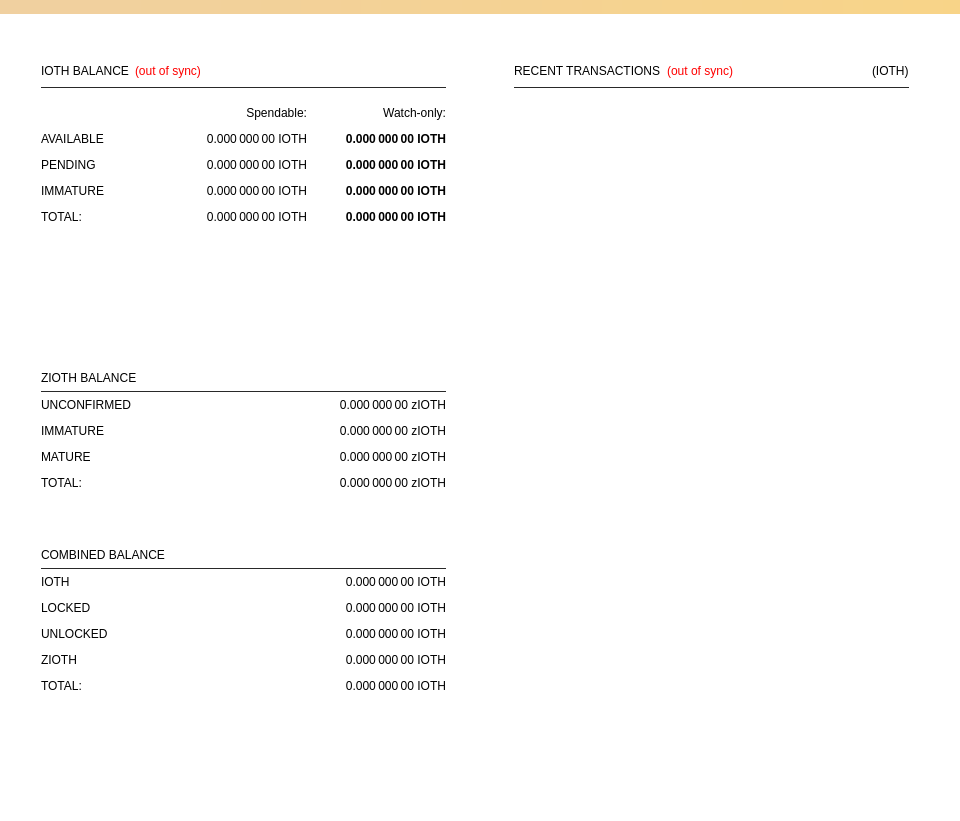
<?xml version="1.0" encoding="UTF-8"?>
<ui version="4.0">
 <class>OverviewPage</class>
 <widget class="QWidget" name="OverviewPage">
  <property name="geometry">
   <rect>
    <x>0</x>
    <y>0</y>
    <width>960</width>
    <height>821</height>
   </rect>
  </property>
  <property name="minimumSize">
   <size>
    <width>960</width>
    <height>0</height>
   </size>
  </property>
  <property name="windowTitle">
   <string>Form</string>
  </property>
  <property name="styleSheet">
   <string notr="true">background-color: transparent;</string>
  </property>
  <layout class="QVBoxLayout" name="topLayout">
   <property name="leftMargin">
    <number>0</number>
   </property>
   <property name="topMargin">
    <number>0</number>
   </property>
   <property name="rightMargin">
    <number>0</number>
   </property>
   <property name="bottomMargin">
    <number>0</number>
   </property>
   <item>
    <widget class="QLabel" name="labelAlerts">
     <property name="visible">
      <bool>false</bool>
     </property>
     <property name="styleSheet">
      <string notr="true">background-color: qlineargradient(x1: 0, y1: 0, x2: 1, y2: 0, stop:0 #F0D0A0, stop:1 #F8D488); color:#000000;</string>
     </property>
     <property name="wordWrap">
      <bool>true</bool>
     </property>
     <property name="margin">
      <number>3</number>
     </property>
    </widget>
   </item>
   <item>
    <widget class="QLabel" name="label">
     <property name="text">
      <string/>
     </property>
     <property name="pixmap">
      <pixmap resource="../iothome.qrc">:/images/iothome_logo_horizontal</pixmap>
     </property>
     <property name="alignment">
      <set>Qt::AlignCenter</set>
     </property>
     <property name="margin">
      <number>27</number>
     </property>
    </widget>
   </item>
   <item>
    <layout class="QHBoxLayout" name="horizontalLayout" stretch="1,1">
     <property name="bottomMargin">
      <number>0</number>
     </property>
     <item>
      <layout class="QVBoxLayout" name="verticalLayout_2">
       <property name="leftMargin">
        <number>20</number>
       </property>
       <property name="rightMargin">
        <number>10</number>
       </property>
       <item>
        <widget class="QFrame" name="frame">
         <property name="styleSheet">
          <string notr="true">background-color: ;</string>
         </property>
         <property name="frameShape">
          <enum>QFrame::StyledPanel</enum>
         </property>
         <property name="frameShadow">
          <enum>QFrame::Raised</enum>
         </property>
         <layout class="QVBoxLayout" name="verticalLayout_4">
          <property name="leftMargin">
           <number>20</number>
          </property>
          <property name="topMargin">
           <number>20</number>
          </property>
          <property name="rightMargin">
           <number>20</number>
          </property>
          <property name="bottomMargin">
           <number>20</number>
          </property>
          <item>
           <layout class="QHBoxLayout" name="horizontalLayout_4">
            <item>
             <widget class="QLabel" name="label_5">
              <property name="font">
               <font>
                <weight>50</weight>
                <bold>false</bold>
               </font>
              </property>
              <property name="text">
               <string>IOTH BALANCE</string>
              </property>
             </widget>
            </item>
            <item>
             <widget class="QLabel" name="labelWalletStatus">
              <property name="cursor">
               <cursorShape>WhatsThisCursor</cursorShape>
              </property>
              <property name="toolTip">
               <string>The displayed information may be out of date. Your wallet automatically synchronizes with the IoTHome network after a connection is established, but this process has not completed yet.</string>
              </property>
              <property name="styleSheet">
               <string notr="true">QLabel { color: red; }</string>
              </property>
              <property name="text">
               <string notr="true">(out of sync)</string>
              </property>
              <property name="alignment">
               <set>Qt::AlignLeading|Qt::AlignLeft|Qt::AlignVCenter</set>
              </property>
             </widget>
            </item>
            <item>
             <spacer name="horizontalSpacer_3">
              <property name="orientation">
               <enum>Qt::Horizontal</enum>
              </property>
              <property name="sizeHint" stdset="0">
               <size>
                <width>40</width>
                <height>20</height>
               </size>
              </property>
             </spacer>
            </item>
           </layout>
          </item>
          <item>
           <widget class="QLabel" name="label_3">
            <property name="maximumSize">
             <size>
              <width>16777215</width>
              <height>1</height>
             </size>
            </property>
            <property name="styleSheet">
             <string notr="true">background-color: #292929;</string>
            </property>
            <property name="text">
             <string/>
            </property>
           </widget>
          </item>
          <item>
           <layout class="QGridLayout" name="gridLayout">
            <property name="topMargin">
             <number>12</number>
            </property>
            <property name="spacing">
             <number>12</number>
            </property>
            <item row="2" column="2">
             <widget class="QLabel" name="labelWatchPending">
              <property name="font">
               <font>
                <weight>75</weight>
                <bold>true</bold>
               </font>
              </property>
              <property name="cursor">
               <cursorShape>IBeamCursor</cursorShape>
              </property>
              <property name="toolTip">
               <string>Unconfirmed transactions to watch-only addresses</string>
              </property>
              <property name="text">
               <string notr="true">0.000 000 00 IOTH</string>
              </property>
              <property name="alignment">
               <set>Qt::AlignRight|Qt::AlignTrailing|Qt::AlignVCenter</set>
              </property>
              <property name="textInteractionFlags">
               <set>Qt::LinksAccessibleByMouse|Qt::TextSelectableByKeyboard|Qt::TextSelectableByMouse</set>
              </property>
             </widget>
            </item>
            <item row="2" column="1">
             <widget class="QLabel" name="labelUnconfirmed">
              <property name="font">
               <font>
                <weight>50</weight>
                <bold>false</bold>
               </font>
              </property>
              <property name="cursor">
               <cursorShape>IBeamCursor</cursorShape>
              </property>
              <property name="toolTip">
               <string>Total of transactions that have yet to be confirmed, and do not yet count toward the spendable balance</string>
              </property>
              <property name="text">
               <string notr="true">0.000 000 00 IOTH</string>
              </property>
              <property name="alignment">
               <set>Qt::AlignRight|Qt::AlignTrailing|Qt::AlignVCenter</set>
              </property>
              <property name="textInteractionFlags">
               <set>Qt::LinksAccessibleByMouse|Qt::TextSelectableByKeyboard|Qt::TextSelectableByMouse</set>
              </property>
             </widget>
            </item>
            <item row="3" column="2">
             <widget class="QLabel" name="labelWatchImmature">
              <property name="font">
               <font>
                <weight>75</weight>
                <bold>true</bold>
               </font>
              </property>
              <property name="cursor">
               <cursorShape>IBeamCursor</cursorShape>
              </property>
              <property name="toolTip">
               <string>Staked or masternode rewards in watch-only addresses that has not yet matured</string>
              </property>
              <property name="text">
               <string notr="true">0.000 000 00 IOTH</string>
              </property>
              <property name="alignment">
               <set>Qt::AlignRight|Qt::AlignTrailing|Qt::AlignVCenter</set>
              </property>
              <property name="textInteractionFlags">
               <set>Qt::LinksAccessibleByMouse|Qt::TextSelectableByKeyboard|Qt::TextSelectableByMouse</set>
              </property>
             </widget>
            </item>
            <item row="4" column="0">
             <widget class="QLabel" name="labelTotalText">
              <property name="text">
               <string>TOTAL:</string>
              </property>
             </widget>
            </item>
            <item row="3" column="1">
             <widget class="QLabel" name="labelImmature">
              <property name="font">
               <font>
                <weight>50</weight>
                <bold>false</bold>
               </font>
              </property>
              <property name="cursor">
               <cursorShape>IBeamCursor</cursorShape>
              </property>
              <property name="toolTip">
               <string>Staked or masternode rewards that has not yet matured</string>
              </property>
              <property name="text">
               <string notr="true">0.000 000 00 IOTH</string>
              </property>
              <property name="alignment">
               <set>Qt::AlignRight|Qt::AlignTrailing|Qt::AlignVCenter</set>
              </property>
              <property name="textInteractionFlags">
               <set>Qt::LinksAccessibleByMouse|Qt::TextSelectableByKeyboard|Qt::TextSelectableByMouse</set>
              </property>
             </widget>
            </item>
            <item row="3" column="0">
             <widget class="QLabel" name="labelImmatureText">
              <property name="text">
               <string>IMMATURE</string>
              </property>
             </widget>
            </item>
            <item row="4" column="1">
             <widget class="QLabel" name="labelTotal">
              <property name="font">
               <font>
                <weight>50</weight>
                <bold>false</bold>
               </font>
              </property>
              <property name="cursor">
               <cursorShape>IBeamCursor</cursorShape>
              </property>
              <property name="toolTip">
               <string>Your current total balance</string>
              </property>
              <property name="text">
               <string notr="true">0.000 000 00 IOTH</string>
              </property>
              <property name="alignment">
               <set>Qt::AlignRight|Qt::AlignTrailing|Qt::AlignVCenter</set>
              </property>
              <property name="textInteractionFlags">
               <set>Qt::LinksAccessibleByMouse|Qt::TextSelectableByKeyboard|Qt::TextSelectableByMouse</set>
              </property>
             </widget>
            </item>
            <item row="4" column="2">
             <widget class="QLabel" name="labelWatchTotal">
              <property name="font">
               <font>
                <weight>75</weight>
                <bold>true</bold>
               </font>
              </property>
              <property name="cursor">
               <cursorShape>IBeamCursor</cursorShape>
              </property>
              <property name="toolTip">
               <string>Current total balance in watch-only addresses</string>
              </property>
              <property name="text">
               <string notr="true">0.000 000 00 IOTH</string>
              </property>
              <property name="alignment">
               <set>Qt::AlignRight|Qt::AlignTrailing|Qt::AlignVCenter</set>
              </property>
              <property name="textInteractionFlags">
               <set>Qt::LinksAccessibleByMouse|Qt::TextSelectableByKeyboard|Qt::TextSelectableByMouse</set>
              </property>
             </widget>
            </item>
            <item row="0" column="2">
             <widget class="QLabel" name="labelWatchonly">
              <property name="text">
               <string>Watch-only:</string>
              </property>
              <property name="alignment">
               <set>Qt::AlignRight|Qt::AlignTrailing|Qt::AlignVCenter</set>
              </property>
             </widget>
            </item>
            <item row="1" column="0">
             <widget class="QLabel" name="labelBalanceText">
              <property name="text">
               <string>AVAILABLE</string>
              </property>
             </widget>
            </item>
            <item row="1" column="1">
             <widget class="QLabel" name="labelBalance">
              <property name="font">
               <font>
                <weight>50</weight>
                <bold>false</bold>
               </font>
              </property>
              <property name="cursor">
               <cursorShape>IBeamCursor</cursorShape>
              </property>
              <property name="toolTip">
               <string>Your current spendable balance</string>
              </property>
              <property name="text">
               <string notr="true">0.000 000 00 IOTH</string>
              </property>
              <property name="alignment">
               <set>Qt::AlignRight|Qt::AlignTrailing|Qt::AlignVCenter</set>
              </property>
              <property name="textInteractionFlags">
               <set>Qt::LinksAccessibleByMouse|Qt::TextSelectableByKeyboard|Qt::TextSelectableByMouse</set>
              </property>
             </widget>
            </item>
            <item row="1" column="2">
             <widget class="QLabel" name="labelWatchAvailable">
              <property name="font">
               <font>
                <weight>75</weight>
                <bold>true</bold>
               </font>
              </property>
              <property name="cursor">
               <cursorShape>IBeamCursor</cursorShape>
              </property>
              <property name="toolTip">
               <string>Your current balance in watch-only addresses</string>
              </property>
              <property name="text">
               <string notr="true">0.000 000 00 IOTH</string>
              </property>
              <property name="alignment">
               <set>Qt::AlignRight|Qt::AlignTrailing|Qt::AlignVCenter</set>
              </property>
              <property name="textInteractionFlags">
               <set>Qt::LinksAccessibleByMouse|Qt::TextSelectableByKeyboard|Qt::TextSelectableByMouse</set>
              </property>
             </widget>
            </item>
            <item row="2" column="0">
             <widget class="QLabel" name="labelPendingText">
              <property name="text">
               <string>PENDING</string>
              </property>
             </widget>
            </item>
            <item row="0" column="1">
             <widget class="QLabel" name="labelSpendable">
              <property name="text">
               <string>Spendable:</string>
              </property>
              <property name="alignment">
               <set>Qt::AlignRight|Qt::AlignTrailing|Qt::AlignVCenter</set>
              </property>
             </widget>
            </item>
           </layout>
          </item>
          <item>
           <spacer name="verticalSpacer_4">
            <property name="orientation">
             <enum>Qt::Vertical</enum>
            </property>
            <property name="sizeHint" stdset="0">
             <size>
              <width>20</width>
              <height>40</height>
             </size>
            </property>
           </spacer>
          </item>
         </layout>
        </widget>
       </item>
       <item>
        <spacer name="verticalSpacer_2">
         <property name="orientation">
          <enum>Qt::Vertical</enum>
         </property>
         <property name="sizeType">
          <enum>QSizePolicy::Fixed</enum>
         </property>
         <property name="sizeHint" stdset="0">
          <size>
           <width>20</width>
           <height>10</height>
          </size>
         </property>
        </spacer>
       </item>
       <item>
        <widget class="QFrame" name="frame_4">
         <property name="styleSheet">
          <string notr="true">background-color: transparent;</string>
         </property>
         <property name="frameShape">
          <enum>QFrame::StyledPanel</enum>
         </property>
         <property name="frameShadow">
          <enum>QFrame::Raised</enum>
         </property>
         <layout class="QVBoxLayout" name="verticalLayout_7">
          <property name="leftMargin">
           <number>20</number>
          </property>
          <property name="topMargin">
           <number>20</number>
          </property>
          <property name="rightMargin">
           <number>20</number>
          </property>
          <property name="bottomMargin">
           <number>20</number>
          </property>
          <item>
           <layout class="QHBoxLayout" name="horizontalLayout_8" stretch="0">
            <item>
             <widget class="QLabel" name="label_5z_3">
              <property name="maximumSize">
               <size>
                <width>16777215</width>
                <height>20</height>
               </size>
              </property>
              <property name="font">
               <font>
                <weight>50</weight>
                <bold>false</bold>
               </font>
              </property>
              <property name="text">
               <string>ZIOTH BALANCE</string>
              </property>
             </widget>
            </item>
           </layout>
          </item>
          <item>
           <widget class="QLabel" name="label_6">
            <property name="maximumSize">
             <size>
              <width>16777215</width>
              <height>1</height>
             </size>
            </property>
            <property name="styleSheet">
             <string notr="true">background-color: #292929;</string>
            </property>
            <property name="text">
             <string/>
            </property>
           </widget>
          </item>
          <item>
           <layout class="QGridLayout" name="gridLayout_5">
            <property name="topMargin">
             <number>0</number>
            </property>
            <property name="spacing">
             <number>12</number>
            </property>
            <item row="4" column="0">
             <widget class="QLabel" name="labelzBalanceMatureText">
              <property name="toolTip">
               <string>Mature: more than 20 confirmation and more than 1 mints of the same denomination after it was minted.
These zIOTH are spendable.</string>
              </property>
              <property name="text">
               <string>MATURE</string>
              </property>
             </widget>
            </item>
            <item row="4" column="1">
             <widget class="QLabel" name="labelzBalanceMature">
              <property name="font">
               <font>
                <weight>50</weight>
                <bold>false</bold>
               </font>
              </property>
              <property name="toolTip">
               <string>Mature: more than 20 confirmation and more than 1 mints of the same denomination after it was minted.
These zIOTH are spendable.</string>
              </property>
              <property name="text">
               <string>0.000 000 00 zIOTH</string>
              </property>
              <property name="alignment">
               <set>Qt::AlignRight|Qt::AlignTrailing|Qt::AlignVCenter</set>
              </property>
             </widget>
            </item>
            <item row="2" column="0">
             <widget class="QLabel" name="labelzBalanceUnconfirmedText">
              <property name="toolTip">
               <string>Unconfirmed: less than 20 confirmations
Immature: confirmed, but less than 1 mints of the same denomination after it was minted</string>
              </property>
              <property name="text">
               <string>UNCONFIRMED</string>
              </property>
             </widget>
            </item>
            <item row="2" column="1">
             <widget class="QLabel" name="labelzBalanceUnconfirmed">
              <property name="font">
               <font>
                <weight>50</weight>
                <bold>false</bold>
               </font>
              </property>
              <property name="toolTip">
               <string>Unconfirmed: less than 20 confirmations
Immature: confirmed, but less than 1 mints of the same denomination after it was minted</string>
              </property>
              <property name="text">
               <string>0.000 000 00 zIOTH</string>
              </property>
              <property name="alignment">
               <set>Qt::AlignRight|Qt::AlignTrailing|Qt::AlignVCenter</set>
              </property>
             </widget>
            </item>
            <item row="3" column="0">
             <widget class="QLabel" name="labelzBalanceImmatureText">
              <property name="toolTip">
               <string>Unconfirmed: less than 20 confirmations
Immature: confirmed, but less than 1 mints of the same denomination after it was minted</string>
              </property>
              <property name="text">
               <string>IMMATURE</string>
              </property>
             </widget>
            </item>
            <item row="3" column="1">
             <widget class="QLabel" name="labelzBalanceImmature">
              <property name="font">
               <font>
                <weight>50</weight>
                <bold>false</bold>
               </font>
              </property>
              <property name="toolTip">
               <string>Unconfirmed: less than 20 confirmations
Immature: confirmed, but less than 1 mints of the same denomination after it was minted</string>
              </property>
              <property name="text">
               <string>0.000 000 00 zIOTH</string>
              </property>
              <property name="alignment">
               <set>Qt::AlignRight|Qt::AlignTrailing|Qt::AlignVCenter</set>
              </property>
             </widget>
            </item>
            <item row="5" column="0">
             <widget class="QLabel" name="labelzBalanceText">
              <property name="toolTip">
               <string>All available zIOTH, unconfirmed and immature zIOTH included.</string>
              </property>
              <property name="text">
               <string>TOTAL:</string>
              </property>
             </widget>
            </item>
            <item row="5" column="1">
             <widget class="QLabel" name="labelzBalance">
              <property name="font">
               <font>
                <weight>50</weight>
                <bold>false</bold>
               </font>
              </property>
              <property name="cursor">
               <cursorShape>IBeamCursor</cursorShape>
              </property>
              <property name="toolTip">
               <string>All available zIOTH, unconfirmed and immature zIOTH included.</string>
              </property>
              <property name="text">
               <string notr="true">0.000 000 00 zIOTH</string>
              </property>
              <property name="alignment">
               <set>Qt::AlignRight|Qt::AlignTrailing|Qt::AlignVCenter</set>
              </property>
              <property name="textInteractionFlags">
               <set>Qt::LinksAccessibleByMouse|Qt::TextSelectableByKeyboard|Qt::TextSelectableByMouse</set>
              </property>
             </widget>
            </item>
           </layout>
          </item>
         </layout>
        </widget>
       </item>
       <item>
        <spacer name="verticalSpacer_3">
         <property name="orientation">
          <enum>Qt::Vertical</enum>
         </property>
         <property name="sizeType">
          <enum>QSizePolicy::Fixed</enum>
         </property>
         <property name="sizeHint" stdset="0">
          <size>
           <width>20</width>
           <height>10</height>
          </size>
         </property>
        </spacer>
       </item>
       <item>
        <widget class="QFrame" name="frame_3">
         <property name="styleSheet">
          <string notr="true">background-color: transparent;</string>
         </property>
         <property name="frameShape">
          <enum>QFrame::StyledPanel</enum>
         </property>
         <property name="frameShadow">
          <enum>QFrame::Raised</enum>
         </property>
         <layout class="QVBoxLayout" name="verticalLayout_5">
          <property name="leftMargin">
           <number>20</number>
          </property>
          <property name="topMargin">
           <number>20</number>
          </property>
          <property name="rightMargin">
           <number>20</number>
          </property>
          <property name="bottomMargin">
           <number>20</number>
          </property>
          <item>
           <layout class="QHBoxLayout" name="horizontalLayout_5" stretch="0">
            <item>
             <widget class="QLabel" name="label_5z">
              <property name="maximumSize">
               <size>
                <width>16777215</width>
                <height>20</height>
               </size>
              </property>
              <property name="font">
               <font>
                <weight>50</weight>
                <bold>false</bold>
               </font>
              </property>
              <property name="toolTip">
               <string>Combined Balances (including unconfirmed and immature coins)</string>
              </property>
              <property name="text">
               <string>COMBINED BALANCE</string>
              </property>
             </widget>
            </item>
           </layout>
          </item>
          <item>
           <widget class="QLabel" name="label_7">
            <property name="maximumSize">
             <size>
              <width>16777215</width>
              <height>1</height>
             </size>
            </property>
            <property name="styleSheet">
             <string notr="true">background-color: #292929;</string>
            </property>
            <property name="text">
             <string/>
            </property>
           </widget>
          </item>
          <item>
           <layout class="QGridLayout" name="gridLayout_3" rowstretch="0,0,0,0,0,0,0,0" rowminimumheight="0,0,0,0,0,0,0,0" columnminimumwidth="0,0">
            <property name="sizeConstraint">
             <enum>QLayout::SetMinimumSize</enum>
            </property>
            <property name="topMargin">
             <number>0</number>
            </property>
            <property name="spacing">
             <number>12</number>
            </property>
            <item row="4" column="1">
             <widget class="QLabel" name="labelzBalancez">
              <property name="font">
               <font>
                <weight>50</weight>
                <bold>false</bold>
               </font>
              </property>
              <property name="cursor">
               <cursorShape>IBeamCursor</cursorShape>
              </property>
              <property name="toolTip">
               <string>Total of transactions that have yet to be confirmed, and do not yet count toward the spendable balance</string>
              </property>
              <property name="text">
               <string notr="true">0.000 000 00 IOTH</string>
              </property>
              <property name="alignment">
               <set>Qt::AlignRight|Qt::AlignTrailing|Qt::AlignVCenter</set>
              </property>
              <property name="textInteractionFlags">
               <set>Qt::LinksAccessibleByMouse|Qt::TextSelectableByKeyboard|Qt::TextSelectableByMouse</set>
              </property>
             </widget>
            </item>
            <item row="1" column="0">
             <widget class="QLabel" name="labelBalanceTextz">
              <property name="minimumSize">
               <size>
                <width>0</width>
                <height>0</height>
               </size>
              </property>
              <property name="text">
               <string>IOTH</string>
              </property>
             </widget>
            </item>
            <item row="1" column="1">
             <widget class="QLabel" name="labelBalancez">
              <property name="font">
               <font>
                <weight>50</weight>
                <bold>false</bold>
               </font>
              </property>
              <property name="cursor">
               <cursorShape>IBeamCursor</cursorShape>
              </property>
              <property name="toolTip">
               <string>Your current spendable balance</string>
              </property>
              <property name="text">
               <string notr="true">0.000 000 00 IOTH</string>
              </property>
              <property name="alignment">
               <set>Qt::AlignRight|Qt::AlignTrailing|Qt::AlignVCenter</set>
              </property>
              <property name="textInteractionFlags">
               <set>Qt::LinksAccessibleByMouse|Qt::TextSelectableByKeyboard|Qt::TextSelectableByMouse</set>
              </property>
             </widget>
            </item>
            <item row="4" column="0">
             <widget class="QLabel" name="labelzBalanceTextz">
              <property name="toolTip">
               <string/>
              </property>
              <property name="text">
               <string>ZIOTH</string>
              </property>
             </widget>
            </item>
            <item row="2" column="1">
             <widget class="QLabel" name="labelLockedBalance">
              <property name="toolTip">
               <string>Locked IOTH or Masternode collaterals. These are excluded from zIOTH minting.</string>
              </property>
              <property name="text">
               <string>0.000 000 00 IOTH</string>
              </property>
              <property name="alignment">
               <set>Qt::AlignRight|Qt::AlignTrailing|Qt::AlignVCenter</set>
              </property>
             </widget>
            </item>
            <item row="2" column="0">
             <widget class="QLabel" name="labelLockedBalanceText">
              <property name="toolTip">
               <string>Locked IOTH or Masternode collaterals. These are excluded from zIOTH minting.</string>
              </property>
              <property name="text">
               <string>LOCKED</string>
              </property>
             </widget>
            </item>
            <item row="3" column="0">
             <widget class="QLabel" name="labelUnLockedBalanceText">
              <property name="toolTip">
               <string>Unlocked IOTHs. These can be used for zIOTH minting.</string>
              </property>
              <property name="text">
               <string>UNLOCKED</string>
              </property>
             </widget>
            </item>
            <item row="3" column="1">
             <widget class="QLabel" name="labelUnLockedBalance">
              <property name="toolTip">
               <string>Unlocked IOTHs. These can be used for zIOTH minting.</string>
              </property>
              <property name="text">
               <string>0.000 000 00 IOTH</string>
              </property>
              <property name="alignment">
               <set>Qt::AlignRight|Qt::AlignTrailing|Qt::AlignVCenter</set>
              </property>
             </widget>
            </item>
            <item row="5" column="1">
             <widget class="QLabel" name="labelTotalz">
              <property name="font">
               <font>
                <weight>50</weight>
                <bold>false</bold>
               </font>
              </property>
              <property name="cursor">
               <cursorShape>IBeamCursor</cursorShape>
              </property>
              <property name="toolTip">
               <string>Total Balance, including unconfirmed and immature coins.</string>
              </property>
              <property name="text">
               <string notr="true">0.000 000 00 IOTH</string>
              </property>
              <property name="alignment">
               <set>Qt::AlignRight|Qt::AlignTrailing|Qt::AlignVCenter</set>
              </property>
              <property name="textInteractionFlags">
               <set>Qt::LinksAccessibleByMouse|Qt::TextSelectableByKeyboard|Qt::TextSelectableByMouse</set>
              </property>
             </widget>
            </item>
            <item row="5" column="0">
             <widget class="QLabel" name="labelTotalTextz">
              <property name="text">
               <string>TOTAL:</string>
              </property>
             </widget>
            </item>
           </layout>
          </item>
          <item>
           <spacer name="verticalSpacer">
            <property name="orientation">
             <enum>Qt::Vertical</enum>
            </property>
            <property name="sizeHint" stdset="0">
             <size>
              <width>20</width>
              <height>40</height>
             </size>
            </property>
           </spacer>
          </item>
         </layout>
        </widget>
       </item>
      </layout>
     </item>
     <item>
      <layout class="QVBoxLayout" name="verticalLayout_3">
       <property name="leftMargin">
        <number>10</number>
       </property>
       <property name="rightMargin">
        <number>25</number>
       </property>
       <item>
        <widget class="QFrame" name="frame_2">
         <property name="styleSheet">
          <string notr="true">background-color: transparent;
</string>
         </property>
         <property name="frameShape">
          <enum>QFrame::StyledPanel</enum>
         </property>
         <property name="frameShadow">
          <enum>QFrame::Raised</enum>
         </property>
         <layout class="QVBoxLayout" name="verticalLayout">
          <property name="leftMargin">
           <number>0</number>
          </property>
          <property name="topMargin">
           <number>20</number>
          </property>
          <property name="rightMargin">
           <number>0</number>
          </property>
          <item>
           <layout class="QHBoxLayout" name="horizontalLayout_2">
            <property name="leftMargin">
             <number>20</number>
            </property>
            <property name="rightMargin">
             <number>25</number>
            </property>
            <item>
             <widget class="QLabel" name="label_4">
              <property name="font">
               <font>
                <weight>50</weight>
                <bold>false</bold>
               </font>
              </property>
              <property name="text">
               <string>RECENT TRANSACTIONS</string>
              </property>
             </widget>
            </item>
            <item>
             <widget class="QLabel" name="labelTransactionsStatus">
              <property name="cursor">
               <cursorShape>WhatsThisCursor</cursorShape>
              </property>
              <property name="toolTip">
               <string>The displayed information may be out of date. Your wallet automatically synchronizes with the IoTHome network after a connection is established, but this process has not completed yet.</string>
              </property>
              <property name="styleSheet">
               <string notr="true">QLabel { color: red; }</string>
              </property>
              <property name="text">
               <string notr="true">(out of sync)</string>
              </property>
              <property name="alignment">
               <set>Qt::AlignRight|Qt::AlignTrailing|Qt::AlignVCenter</set>
              </property>
             </widget>
            </item>
            <item>
             <spacer name="horizontalSpacer">
              <property name="orientation">
               <enum>Qt::Horizontal</enum>
              </property>
              <property name="sizeHint" stdset="0">
               <size>
                <width>40</width>
                <height>20</height>
               </size>
              </property>
             </spacer>
            </item>
            <item>
             <widget class="QLabel" name="label_2">
              <property name="text">
               <string>(IOTH)</string>
              </property>
             </widget>
            </item>
           </layout>
          </item>
          <item>
           <widget class="QLabel" name="label_8">
            <property name="maximumSize">
             <size>
              <width>16777215</width>
              <height>1</height>
             </size>
            </property>
            <property name="styleSheet">
             <string notr="true">background-color: #292929;
margin-left:20px;
margin-right:25px;
</string>
            </property>
            <property name="text">
             <string/>
            </property>
           </widget>
          </item>
          <item>
           <widget class="QListView" name="listTransactions">
            <property name="styleSheet">
             <string notr="true"/>
            </property>
            <property name="frameShape">
             <enum>QFrame::NoFrame</enum>
            </property>
            <property name="verticalScrollBarPolicy">
             <enum>Qt::ScrollBarAlwaysOff</enum>
            </property>
            <property name="horizontalScrollBarPolicy">
             <enum>Qt::ScrollBarAlwaysOff</enum>
            </property>
            <property name="alternatingRowColors">
             <bool>false</bool>
            </property>
            <property name="selectionMode">
             <enum>QAbstractItemView::NoSelection</enum>
            </property>
           </widget>
          </item>
         </layout>
        </widget>
       </item>
      </layout>
     </item>
    </layout>
   </item>
  </layout>
 </widget>
 <resources>
  <include location="../iothome.qrc"/>
 </resources>
 <connections/>
</ui>
